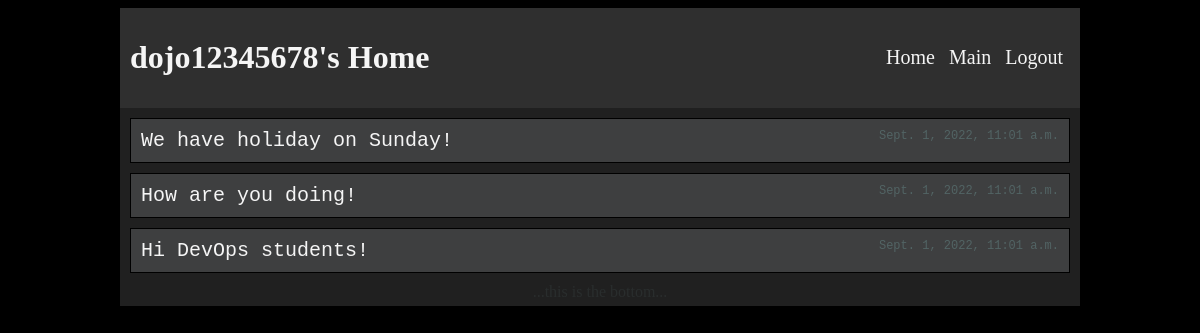
/dojo12345678 (signed in), run on the app's committed database.
### mainApp/models.py (models this page shows)
class Users(models.Model):
    username = models.CharField(max_length=255)
    fname = models.CharField(max_length=255)
    lname = models.CharField(max_length=255)
    email = models.EmailField(max_length=255)
    password = models.CharField(max_length=255)
    createdAt = models.DateTimeField(auto_now_add=True)
    updatedAt = models.DateTimeField(auto_now=True)
    objects = UserManager()

class Posts(models.Model):
    user = models.ForeignKey(Users, related_name='posts', on_delete=models.CASCADE)
    content = models.TextField(max_length=281)
    createdAt = models.DateTimeField(auto_now_add=True)
    updatedAt = models.DateTimeField(auto_now=True)
    objects = PostManager()

### mainApp/views.py (the view)
# urls.py: path('<username>',views.profile),
def profile(request,username):
    context={
        'loggedInUser':Users.objects.get(id=request.session['loggedInUser']),
        'user':Users.objects.get(username=username),
        'posts':Users.objects.get(username=username).posts.order_by('-createdAt')
    }
    return render(request,'profilePage.html',context)

### mainApp/templates/profilePage.html (shortened to what this page needs)
<!DOCTYPE html>
<html lang="en">
<head>
    {% load static %}
    <link rel="stylesheet" href="{% static 'css/style.css' %}">
</head>
<body>
    <div id="wrapper">
        <div id="nav">
            <div class="navTitle">
                <a class="noStyle" href="/{{user.username}}"><h1>{{user.username}}'s Home</h1></a>
            </div>
            <div class="navLinks">
                <a class="navLink" href="/{{loggedInUser.username}}" onmouseover="hover(this)" onmouseout="unHover(this)">Home</a>
                <a class="navLink" href="/feed" onmouseover="hover(this)" onmouseout="unHover(this)">Main</a>
                <a class="navLink" href="/logout" onmouseover="hover(this)" onmouseout="unHover(this)">Logout</a>
            </div>
        </div>
        {% for post in posts %}
        <div class="post">
            <p>{{post.content}}</p>
            <div class="rightPost">
                <p class="timeStamp">{{post.createdAt}}</p>
            </div>
        </div>
        {% endfor %}
        <div id="footer">
            <p>...this is the bottom...</p>
        </div>
    </div>
</body>
</html>

### mainApp/static/css/style.css (style rules this page uses)
body { color: whitesmoke; background-color: black; }
.noStyle { text-decoration: none; color: whitesmoke; }
#wrapper { width: 960px; margin: 0px auto; background-color: rgba(80, 80, 80, 0.401); }
#nav { display: flex; justify-content: space-between; background-color: rgba(67, 67, 67, 0.433); padding: 10px; }
.navTitle { display: flex; align-items: center; }
.navLinks { display: flex; align-items: center; }
.navLink { text-decoration: none; color: whitesmoke; border-radius: 5px; padding: 5px; margin: 0px 2px; height: min-content; font-size: 20px; }
.post { border: 1px black solid; margin: 10px; display: flex; justify-content: space-between; padding: 5px 10px; background-color: rgba(240, 248, 255, 0.14); font-family: monospace; font-size: 20px; }
.post p { margin: 5px 0px; }
.rightPost { display: flex; flex-direction: column; align-items: flex-end; }
.timeStamp { color: rgb(82, 100, 100); font-size: small; }
#footer p { color: rgba(82, 100, 100, 0.199); text-align: center; margin: 0px; padding-bottom: 5px; }

### data on the page
Users: username "dojo12345678"
Posts: content "We have holiday on Sunday!", createdAt "Sept. 1, 2022, 11:01 a.m."
Posts: content "How are you doing!", createdAt "Sept. 1, 2022, 11:01 a.m."
Posts: content "Hi DevOps students!", createdAt "Sept. 1, 2022, 11:01 a.m."
